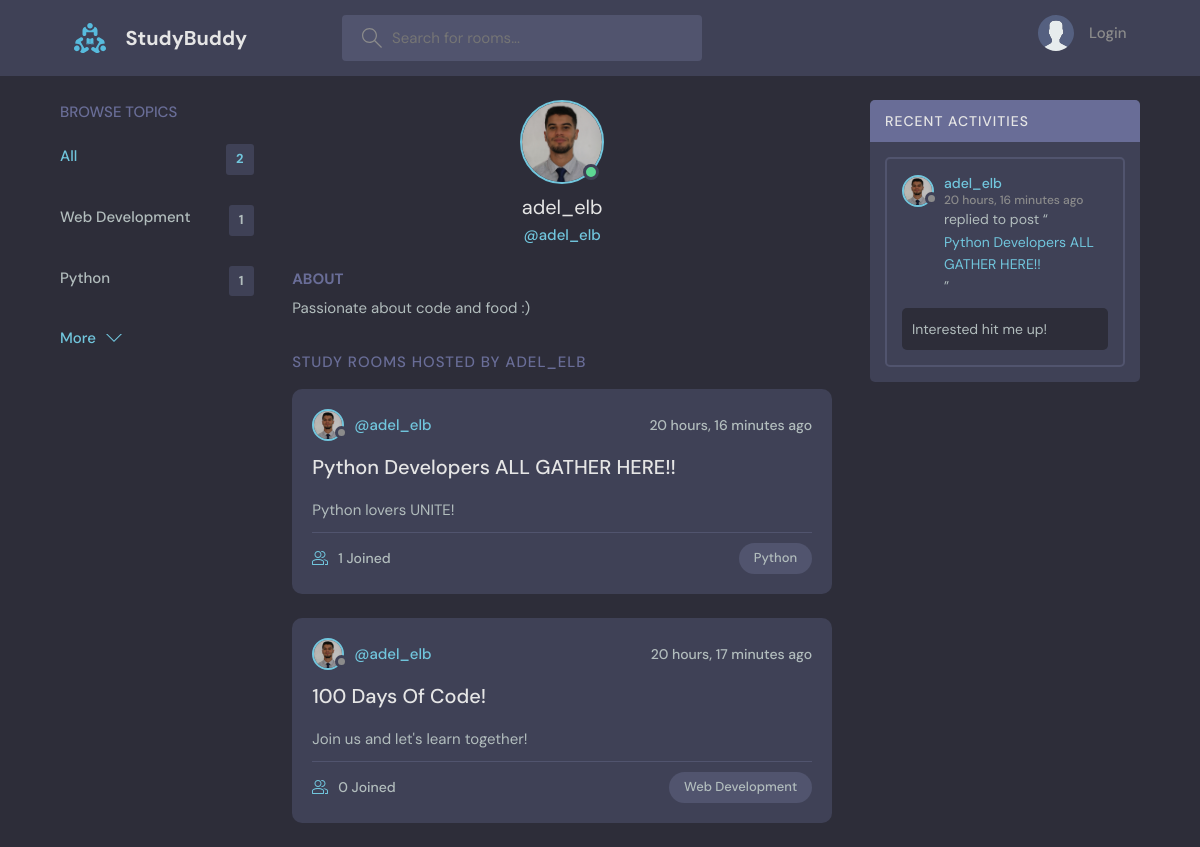
The app's page /profile/1/, older data.
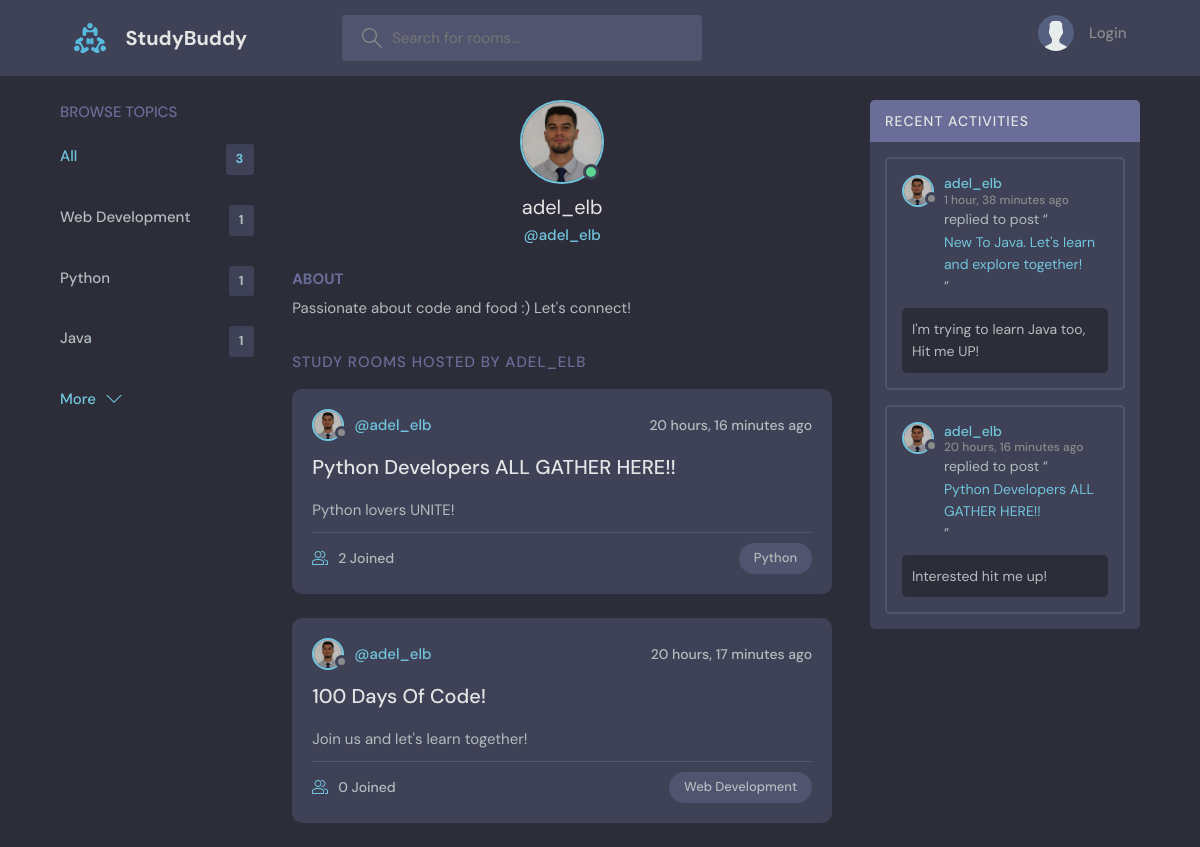
The same page, newer data.
### base/models.py (models this page shows, shortened)
class Topic(models.Model):
    name = models.CharField(max_length=200)

class User(AbstractUser):
    name = models.CharField(max_length=200, null=True)
    email = models.EmailField(unique=True, null=True)
    bio = models.TextField(null=True)
    avatar = models.ImageField(null=True, default="avatar.svg")
    USERNAME_FIELD = 'email'
    REQUIRED_FIELDS = []

class Room(models.Model):
    host = models.ForeignKey(User, on_delete=models.CASCADE, null=True)
    topic = models.ForeignKey(Topic, on_delete=models.SET_NULL, null=True)
    name = models.CharField(max_length=200)
    description = models.TextField(null=True, blank=True) # null for database and blank is when we save a form
    participants = models.ManyToManyField(User,
                                          related_name='participants',
                                          blank=True)
    updated = models.DateTimeField(auto_now=True) # every time we save this module the datetime is updated
    created = models.DateTimeField(auto_now_add=True) # only saves datetime when we create the model
    class Meta:
        ordering = ['-created'] # adding dash '-' means we want to order the results of the the query

class Message(models.Model):
    user = models.ForeignKey(User, on_delete=models.CASCADE)
    room = models.ForeignKey(Room, on_delete=models.CASCADE)
    body = models.TextField()
    updated = models.DateTimeField(auto_now=True)
    created = models.DateTimeField(auto_now_add=True)
    edited = models.BooleanField(default=False)
    class Meta:
        ordering = ['-created']
    def __str__(self) -> str:
        return self.body[:50]

### base/views.py (the view)
# urls.py: path('profile/<str:id>/', views.userProfile, name='profile'),
def userProfile(request, id):
    user = User.objects.get(id=int(id))
    user_rooms = user.room_set.all()
    user_messages = user.message_set.all()
    rooms_all = Room.objects.all().count()
    topics = Topic.objects.all()
    context = {
        'user': user,
        'rooms': user_rooms,
        'room_messages': user_messages,
        'rooms_count': rooms_all,
        'topics': topics
    }
    return render(request, 'base/profile.html', context)

### base/templates/base/profile.html (shortened to what this page needs)
{% extends 'main.html' %}
{% block content %}
<main class="profile-page layout layout--3">
  <div class="container">
      {% include 'base/topics_component.html' %}
    <div class="roomList">
      <div class="profile">
        <div class="profile__avatar">
          <div class="avatar avatar--large active">
            <img src="{{ user.avatar.url }}" />
          </div>
        </div>
        <div class="profile__info">
          <h3>{{ user.username }}</h3>
          <p>@{{ user.username }}</p>
        </div>
        <div class="profile__about">
          <h3>About</h3>
          <p>
            {% if user.bio %}
            {{ user.bio }}
            {% else %}
            No bio yet
            {% endif %}
          </p>
        </div>
      </div>
      <div class="roomList__header">
        <div>
          <h2>Study Rooms Hosted by {{ user.username }}</a>
          </h2>
        </div>
      </div>
      {% include 'base/feed_component.html' %}
    </div>
      {% include 'base/activity_component.html' %}
  </div>
</main>
{% endblock %}

### templates/main.html (shortened to what this page needs)
<!DOCTYPE html>
{% load static %}
<html lang="en">
    <head>
        <link rel="stylesheet" href="{% static 'styles/style.css' %}" />
    </head>
    <body>
        {% include 'navbar.html' %}
        {% block content %}
        {% endblock %}
    </body>
</html>

### templates/navbar.html (shortened to what this page needs)
{% load static %}
<header class="header header--loggedIn">
  <div class="container">
    <a href="{% url 'home' %}" class="header__logo">
      <img src="{% static 'images/logo.svg' %}" />
      <h1>StudyBuddy</h1>
    </a>
    <form method="GET" action="{% url 'home' %}" class="header__search">
      <label>
        <input name="q" placeholder="Search for rooms..." />
      </label>
    </form>
    <nav class="header__menu">
      {% if request.user.is_authenticated %}
      <div class="header__user">
        <a href="{% url 'profile' request.user.id %}">
          <div class="avatar avatar--medium active">
            <img src="{{ request.user.avatar.url }}" />
          </div>
          <p>
            {{ request.user.username }}
            <span>@{{ request.user.username }}</span>
          </p>
        </a>
        <button class="dropdown-button">
          <svg
            version="1.1"
            xmlns="http://www.w3.org/2000/svg"
            width="32"
            height="32"
            viewBox="0 0 32 32"
          >
            <title>chevron-down</title>
            <path d="M16 21l-13-13h-3l16 16 16-16h-3l-13 13z"></path>
          </svg>
        </button>
      </div>
      {% else %}
      <a href="{% url 'login' %}">
        <img src="{% static 'images/avatar.svg' %}" />
        <p>Login</p>
      </a>
      {% endif %}
    </nav>
  </div>
</header>

### base/templates/base/topics_component.html
<div class="topics">
    <div class="topics__header">
      <h2>Browse Topics</h2>
    </div>
    <ul class="topics__list">
      <li>
        <a href="{% url 'home' %}" class="active">All <span>{{ rooms_count }}</span></a>
      </li>
      {% for topic in topics %}
      <li>
        <a href="{% url 'home' %}?q={{ topic.name }}">{{ topic.name }} <span>{{ topic.room_set.all.count }}</span></a>
      </li>
      {% endfor %}
    </ul>
    <a class="btn btn--link" href="topics.html">
      More
      <svg version="1.1" xmlns="http://www.w3.org/2000/svg" width="32" height="32" viewBox="0 0 32 32">
        <title>chevron-down</title>
        <path d="M16 21l-13-13h-3l16 16 16-16h-3l-13 13z"></path>
      </svg>
    </a>
</div>

### base/templates/base/feed_component.html (shortened to what this page needs)
{% for room in rooms %}
<div class="roomListRoom">
  <div class="roomListRoom__header">
    <a href="{% url 'profile' room.host.id %}" class="roomListRoom__author">
      <div class="avatar avatar--small">
        <img src="{{ room.host.avatar.url }}" />
      </div>
      <span>@{{ room.host.username }}</span>
    </a>
    <div class="roomListRoom__actions">
      <span>{{ room.created | timesince }} ago</span>
    </div>
  </div>
  <div class="roomListRoom__content">
    <a href="{% url 'room' room.id %}">{{ room.name }}</a>
    <p>
      {{ room.description }}
    </p>
  </div>
  <div class="roomListRoom__meta">
    <a href="{% url 'room' room.id %}" class="roomListRoom__joined">
      {{ room.participants.all.count }} Joined
    </a>
    <p class="roomListRoom__topic">{{ room.topic.name }}</p>
  </div>
</div>
{% endfor %}

### base/templates/base/activity_component.html (shortened to what this page needs)
<div class="activities">
    <div class="activities__header">
      <h2>Recent Activities</h2>
    </div>
    {% for message in room_messages %}
    <div class="activities__box">
      <div class="activities__boxHeader roomListRoom__header">
        <a href="{% url 'profile' message.user.id %}" class="roomListRoom__author">
          <div class="avatar avatar--small">
            <img src="{{ message.user.avatar.url }}" />
          </div>
          <p>
            {{ message.user.username }}
            <span>{{ message.created | timesince }} ago</span>
          </p>
        </a>
      </div>
      <div class="activities__boxContent">
        <p>replied to post “<a href="{% url 'room' message.room.id %}">{{ message.room.name }}</a>”</p>
        <div class="activities__boxRoomContent">
          {{ message }}
        </div>
      </div>
    </div>
    {% endfor %}
</div>

Row changes from the older to the newer data that the page shows:
added Topic: name "Java", room_set.all.count "1"
changed User "adel_elb": bio "Passionate about code and food :)" → "Passionate about code and food :) Let's connect!"
computed for Room "Python Developers ALL GATHER HERE!!": participants.all.count "1" → "2"
added Message: user.avatar (picture), user.username "adel_elb", created "1 hour, 38 minutes", room.name "New To Java. Let's learn and explore together!", body "I'm trying to learn Java too, Hit me UP!"
Text that changed along with them:
{{ rooms_count }}: "2" → "3"
